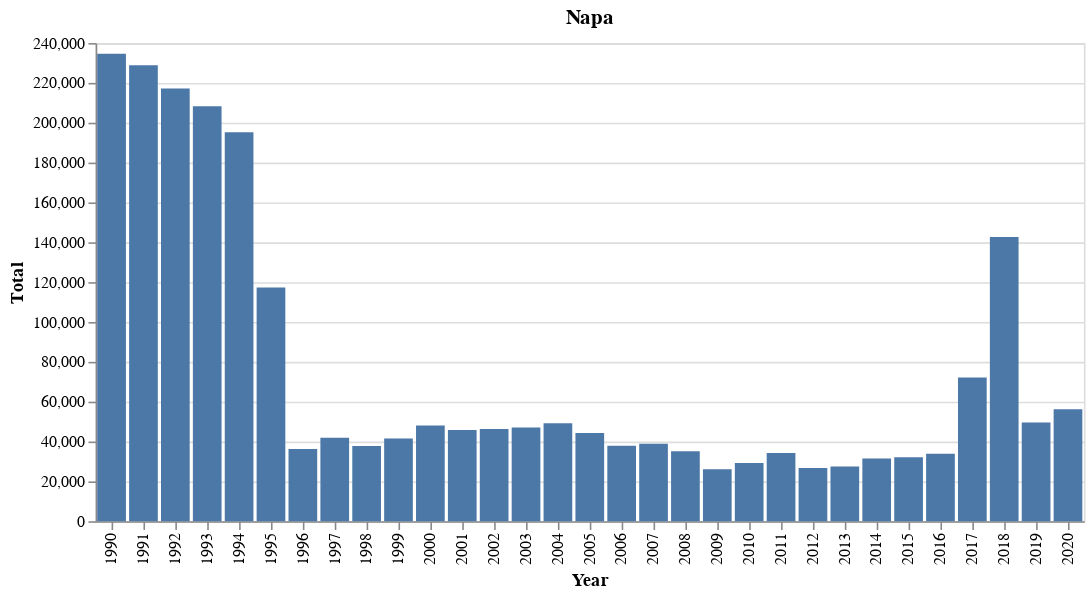

Write notebook code for a chart like this one.
### Code cell
view_county_chart('Napa')

### Figure 1 — Vega-Lite specification as saved in the notebook (floating-point values rounded to 4 significant figures)
{"config": {"view": {"continuousWidth": 400, "continuousHeight": 300}}, "data": {"name": "data-980481307f3c3f55a6e5fc9af7258e8f"}, "mark": "bar", "encoding": {"x": {"type": "ordinal", "field": "Year"}, "y": {"type": "quantitative", "field": "Total"}}, "title": "Napa", "$schema": "https://vega.github.io/schema/vega-lite/v4.8.1.json", "datasets": {"data-980481307f3c3f55a6e5fc9af7258e8f": [{"county": "Napa", "1st Quarter": 54200.0, "2nd Quarter": 64180.0, "3rd Quarter": 60500.0, "4th Quarter": 55680.0, "Total": 234569, "Year": 1990}, {"county": "Napa", "1st Quarter": 47420.0, "2nd Quarter": 60930.0, "3rd Quarter": 63630.0, "4th Quarter": 56880.0, "Total": 228872, "Year": 1991}, {"county": "Napa", "1st Quarter": 50970.0, "2nd Quarter": 59320.0, "3rd Quarter": 55890.0, "4th Quarter": 50950.0, "Total": 217141, "Year": 1992}, {"county": "Napa", "1st Quarter": 47980.0, "2nd Quarter": 54670.0, "3rd Quarter": 55580.0, "4th Quarter": 49980.0, "Total": 208220, "Year": 1993}, {"county": "Napa", "1st Quarter": 46380.0, "2nd Quarter": 50400.0, "3rd Quarter": 50320.0, "4th Quarter": 48100.0, "Total": 195199, "Year": 1994}, {"county": "Napa", "1st Quarter": 45850.0, "2nd Quarter": 47050.0, "3rd Quarter": 14310.0, "4th Quarter": 10050.0, "Total": 117262, "Year": 1995}, {"county": "Napa", "1st Quarter": 8762.0, "2nd Quarter": 8935.0, "3rd Quarter": 9670.0, "4th Quarter": 8857.0, "Total": 36224, "Year": 1996}, {"county": "Napa", "1st Quarter": 7834.0, "2nd Quarter": 8340.0, "3rd Quarter": 11180.0, "4th Quarter": 14580.0, "Total": 41933, "Year": 1997}, {"county": "Napa", "1st Quarter": 8105.0, "2nd Quarter": 8923.0, "3rd Quarter": 9613.0, "4th Quarter": 11070.0, "Total": 37710, "Year": 1998}, {"county": "Napa", "1st Quarter": 7814.0, "2nd Quarter": 9845.0, "3rd Quarter": 10960.0, "4th Quarter": 12960.0, "Total": 41578, "Year": 1999}, {"county": "Napa", "1st Quarter": 9033.0, "2nd Quarter": 12590.0, "3rd Quarter": 13460.0, "4th Quarter": 13010.0, "Total": 48094, "Year": 2000}, {"county": "Napa", "1st Quarter": 10880.0, "2nd Quarter": 12400.0, "3rd Quarter": 11170.0, "4th Quarter": 11350.0, "Total": 45807, "Year": 2001}, {"county": "Napa", "1st Quarter": 10000.0, "2nd Quarter": 11750.0, "3rd Quarter": 12140.0, "4th Quarter": 12340.0, "Total": 46238, "Year": 2002}, {"county": "Napa", "1st Quarter": 11160.0, "2nd Quarter": 12420.0, "3rd Quarter": 11890.0, "4th Quarter": 11530.0, "Total": 46998, "Year": 2003}, {"county": "Napa", "1st Quarter": 11140.0, "2nd Quarter": 12430.0, "3rd Quarter": 12610.0, "4th Quarter": 13030.0, "Total": 49206, "Year": 2004}, {"county": "Napa", "1st Quarter": 10130.0, "2nd Quarter": 11060.0, "3rd Quarter": 12600.0, "4th Quarter": 10460.0, "Total": 44248, "Year": 2005}, {"county": "Napa", "1st Quarter": 10500.0, "2nd Quarter": 7946.0, "3rd Quarter": 8878.0, "4th Quarter": 10510.0, "Total": 37831, "Year": 2006}, {"county": "Napa", "1st Quarter": 9377.0, "2nd Quarter": 9810.0, "3rd Quarter": 10400.0, "4th Quarter": 9321.0, "Total": 38911, "Year": 2007}, {"county": "Napa", "1st Quarter": 8686.0, "2nd Quarter": 8712.0, "3rd Quarter": 10360.0, "4th Quarter": 7410.0, "Total": 35165, "Year": 2008}, {"county": "Napa", "1st Quarter": 7401.0, "2nd Quarter": 7068.0, "3rd Quarter": 5293.0, "4th Quarter": 6275.0, "Total": 26037, "Year": 2009}, {"county": "Napa", "1st Quarter": 6538.0, "2nd Quarter": 7104.0, "3rd Quarter": 7089.0, "4th Quarter": 8541.0, "Total": 29272, "Year": 2010}, {"county": "Napa", "1st Quarter": 7698.0, "2nd Quarter": 9411.0, "3rd Quarter": 8236.0, "4th Quarter": 8855.0, "Total": 34200, "Year": 2011}, {"county": "Napa", "1st Quarter": 6326.0, "2nd Quarter": 6584.0, "3rd Quarter": 7153.0, "4th Quarter": 6624.0, "Total": 26687, "Year": 2012}, {"county": "Napa", "1st Quarter": 6243.0, "2nd Quarter": 6632.0, "3rd Quarter": 8174.0, "4th Quarter": 6400.0, "Total": 27449, "Year": 2013}, {"county": "Napa", "1st Quarter": 6424.0, "2nd Quarter": 7210.0, "3rd Quarter": 9002.0, "4th Quarter": 8851.0, "Total": 31487, "Year": 2014}, {"county": "Napa", "1st Quarter": 6748.0, "2nd Quarter": 7203.0, "3rd Quarter": 10150.0, "4th Quarter": 7960.0, "Total": 32064, "Year": 2015}, {"county": "Napa", "1st Quarter": 8801.0, "2nd Quarter": 9123.0, "3rd Quarter": 9062.0, "4th Quarter": 6900.0, "Total": 33886, "Year": 2016}, {"county": "Napa", "1st Quarter": 10190.0, "2nd Quarter": 11340.0, "3rd Quarter": 10540.0, "4th Quarter": 40120.0, "Total": 72187, "Year": 2017}, {"county": "Napa", "1st Quarter": 95070.0, "2nd Quarter": 21850.0, "3rd Quarter": 12340.0, "4th Quarter": 13350.0, "Total": 142604, "Year": 2018}, {"county": "Napa", "1st Quarter": 10200.0, "2nd Quarter": 11670.0, "3rd Quarter": 10540.0, "4th Quarter": 17160.0, "Total": 49564, "Year": 2019}, {"county": "Napa", "1st Quarter": 14760.0, "2nd Quarter": 9767.0, "3rd Quarter": 9223.0, "4th Quarter": 22430.0, "Total": 56175, "Year": 2020}]}}
